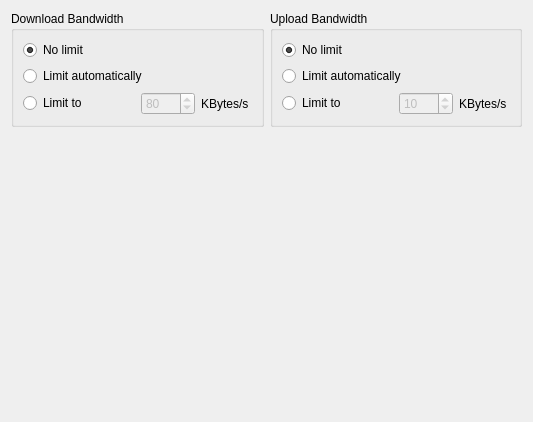
<?xml version="1.0" encoding="UTF-8"?>
<ui version="4.0">
 <class>OCC::NetworkSettings</class>
 <widget class="QWidget" name="OCC::NetworkSettings">
  <property name="geometry">
   <rect>
    <x>0</x>
    <y>0</y>
    <width>533</width>
    <height>422</height>
   </rect>
  </property>
  <property name="windowTitle">
   <string>Form</string>
  </property>
  <layout class="QGridLayout" name="gridLayout_3">
   <item row="0" column="0">
    <layout class="QHBoxLayout" name="horizontalLayout_5">
     <item>
      <widget class="QGroupBox" name="downloadBox">
       <property name="sizePolicy">
        <sizepolicy hsizetype="Preferred" vsizetype="Maximum">
         <horstretch>0</horstretch>
         <verstretch>0</verstretch>
        </sizepolicy>
       </property>
       <property name="title">
        <string>Download Bandwidth</string>
       </property>
       <layout class="QGridLayout" name="gridLayout_2">
        <item row="3" column="0">
         <widget class="QRadioButton" name="downloadLimitRadioButton">
          <property name="text">
           <string>Limit to</string>
          </property>
         </widget>
        </item>
        <item row="0" column="0" colspan="2">
         <widget class="QRadioButton" name="noDownloadLimitRadioButton">
          <property name="text">
           <string>No limit</string>
          </property>
          <property name="checked">
           <bool>true</bool>
          </property>
         </widget>
        </item>
        <item row="4" column="0" colspan="2">
         <spacer name="verticalSpacer_2">
          <property name="orientation">
           <enum>Qt::Vertical</enum>
          </property>
          <property name="sizeHint" stdset="0">
           <size>
            <width>147</width>
            <height>25</height>
           </size>
          </property>
         </spacer>
        </item>
        <item row="3" column="1">
         <layout class="QHBoxLayout" name="horizontalLayout_3">
          <item>
           <widget class="QSpinBox" name="downloadSpinBox">
            <property name="enabled">
             <bool>false</bool>
            </property>
            <property name="maximum">
             <number>9999</number>
            </property>
            <property name="value">
             <number>80</number>
            </property>
           </widget>
          </item>
          <item>
           <widget class="QLabel" name="label_3">
            <property name="text">
             <string>KBytes/s</string>
            </property>
           </widget>
          </item>
         </layout>
        </item>
        <item row="1" column="0" colspan="2">
         <widget class="QRadioButton" name="autoDownloadLimitRadioButton">
          <property name="toolTip">
           <string>Limit to 3/4 of estimated bandwidth</string>
          </property>
          <property name="text">
           <string>Limit automatically</string>
          </property>
         </widget>
        </item>
       </layout>
      </widget>
     </item>
     <item>
      <widget class="QGroupBox" name="uploadBox">
       <property name="sizePolicy">
        <sizepolicy hsizetype="Preferred" vsizetype="Maximum">
         <horstretch>0</horstretch>
         <verstretch>0</verstretch>
        </sizepolicy>
       </property>
       <property name="title">
        <string>Upload Bandwidth</string>
       </property>
       <layout class="QGridLayout" name="gridLayout_4">
        <item row="2" column="0">
         <widget class="QRadioButton" name="uploadLimitRadioButton">
          <property name="text">
           <string>Limit to</string>
          </property>
         </widget>
        </item>
        <item row="1" column="0" colspan="2">
         <widget class="QRadioButton" name="autoUploadLimitRadioButton">
          <property name="toolTip">
           <string>Limit to 3/4 of estimated bandwidth</string>
          </property>
          <property name="text">
           <string>Limit automatically</string>
          </property>
         </widget>
        </item>
        <item row="0" column="0" colspan="2">
         <widget class="QRadioButton" name="noUploadLimitRadioButton">
          <property name="text">
           <string>No limit</string>
          </property>
          <property name="checked">
           <bool>true</bool>
          </property>
         </widget>
        </item>
        <item row="2" column="1">
         <layout class="QHBoxLayout" name="horizontalLayout_4">
          <item>
           <widget class="QSpinBox" name="uploadSpinBox">
            <property name="enabled">
             <bool>false</bool>
            </property>
            <property name="minimum">
             <number>1</number>
            </property>
            <property name="maximum">
             <number>9999</number>
            </property>
            <property name="value">
             <number>10</number>
            </property>
           </widget>
          </item>
          <item>
           <widget class="QLabel" name="label_4">
            <property name="text">
             <string>KBytes/s</string>
            </property>
           </widget>
          </item>
         </layout>
        </item>
       </layout>
       <zorder>autoUploadLimitRadioButton</zorder>
       <zorder>uploadLimitRadioButton</zorder>
       <zorder>noUploadLimitRadioButton</zorder>
      </widget>
     </item>
    </layout>
   </item>
   <item row="1" column="0">
    <spacer name="verticalSpacer">
     <property name="orientation">
      <enum>Qt::Vertical</enum>
     </property>
     <property name="sizeHint" stdset="0">
      <size>
       <width>20</width>
       <height>0</height>
      </size>
     </property>
    </spacer>
   </item>
  </layout>
 </widget>
 <resources/>
 <connections>
  <connection>
   <sender>downloadLimitRadioButton</sender>
   <signal>toggled(bool)</signal>
   <receiver>downloadSpinBox</receiver>
   <slot>setEnabled(bool)</slot>
   <hints>
    <hint type="sourcelabel">
     <x>73</x>
     <y>69</y>
    </hint>
    <hint type="destinationlabel">
     <x>131</x>
     <y>78</y>
    </hint>
   </hints>
  </connection>
  <connection>
   <sender>uploadLimitRadioButton</sender>
   <signal>toggled(bool)</signal>
   <receiver>uploadSpinBox</receiver>
   <slot>setEnabled(bool)</slot>
   <hints>
    <hint type="sourcelabel">
     <x>322</x>
     <y>101</y>
    </hint>
    <hint type="destinationlabel">
     <x>411</x>
     <y>106</y>
    </hint>
   </hints>
  </connection>
 </connections>
 <buttongroups>
  <buttongroup name="proxyButtonGroup"/>
 </buttongroups>
</ui>
